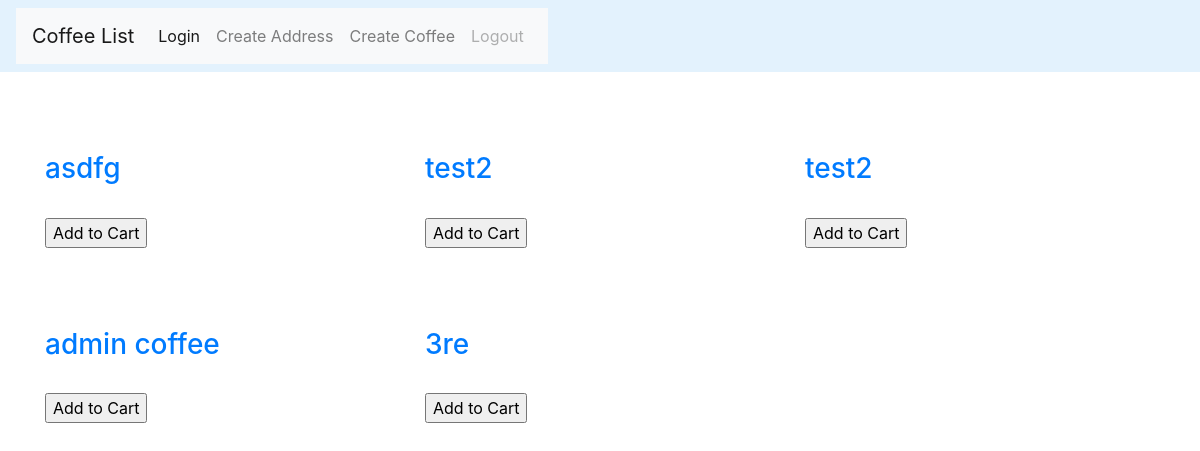
Before: /coffee/userCoffeeList/ (signed in) with the older database file.
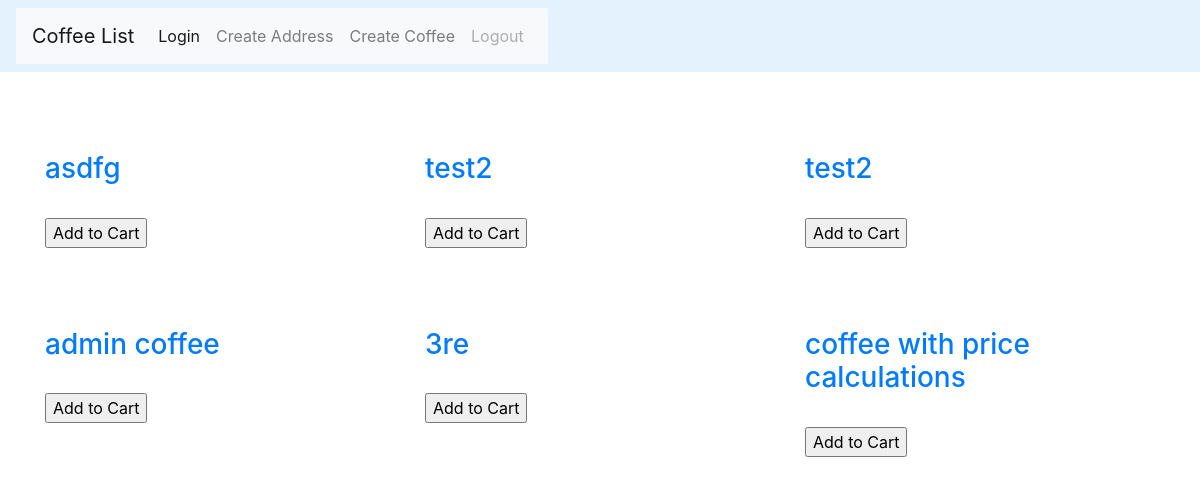
After: the same page with the newer database file.
### coffee/models.py (models this page shows, shortened)
class Coffee(models.Model):
	user=models.ForeignKey(User)
	name=models.CharField(max_length=50)
	powder=models.ManyToManyField(Powder)
	syrup=models.ManyToManyField(Syrup)
	roast=models.ForeignKey(Roast)
	beans=models.ForeignKey(Beans, null=True)
	milk=models.FloatField()
	water=models.FloatField()
	foam=models.BooleanField()
	shots=models.PositiveIntegerField(default=1)
	extra_instruction=models.TextField(null=True)
	price=models.DecimalField(max_digits=5, decimal_places=3, null=True)

### coffee/views.py (the view)
def coffeeList(request):
    obj_list=Coffee.objects.filter(user=request.user)
    context={
    'obj_list':obj_list
    }
    return render(request,'userCoffeeList.html',context)

### coffee/templates/userCoffeeList.html (shortened to what this page needs)
{% extends 'base.html' %}
{% load crispy_forms_tags %}
{% block content %}
	<div class='row'>
	{% for x in obj_list %}
		<div class='col col-sm-4'>
			<div clas='card' style="width: 02rem;">
				<div class='card-body text-center'></div>
					<div class='card-body text-center'></div>
			</div>
	<h3><a href='{% url "coffee:userCoffeeDetails" details_id=x.id %}' >{{x.name}}</a></h3><br>
	<form action="{% url 'cart:mycart' %}" method="GET">
		<input type="submit" name="btn btn-success" value="Add to Cart">
	</form>
</div>
{% endfor %}
		</div>
{% endblock content %}

Changed rows visible on the page:
added Coffee: name "coffee with price calculations"
